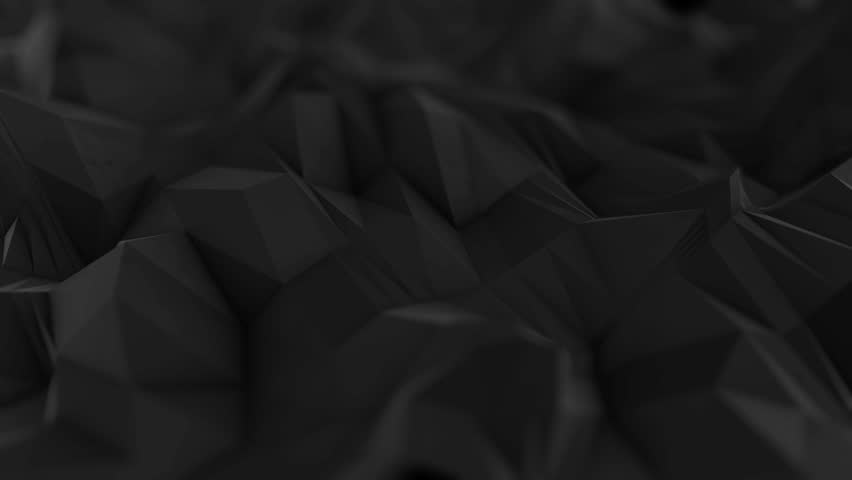
#> input picture LinearTransform/lowcontrast.jpg, 852 x 480 px
$ python highConstrastHist.py
#> lines starting #> are read from the running program, lines starting #| are printed output that depends on the picture
import cv2
import numpy as np
from matplotlib import pyplot as plt


img=cv2.imread("lowcontrast.jpg",0)
#> img is the input picture: shape (480, 852); min 0, max 76, mean 27.4
dst = cv2.calcHist(img, [0], None, [256], [0, 256])
#> dst = 256 values, max 132 at index 31, min 0 at index 7, mean 3.33

plt.hist(img.ravel(), 256, [0, 256])
plt.title('Histogram for gray scale image')
plt.show()
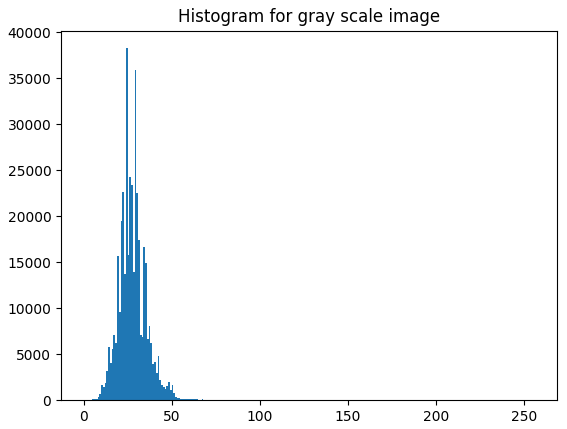
#> figure drawn by matplotlib, 1 panel; tallest bar 38241 high, from x = 24 to 25
